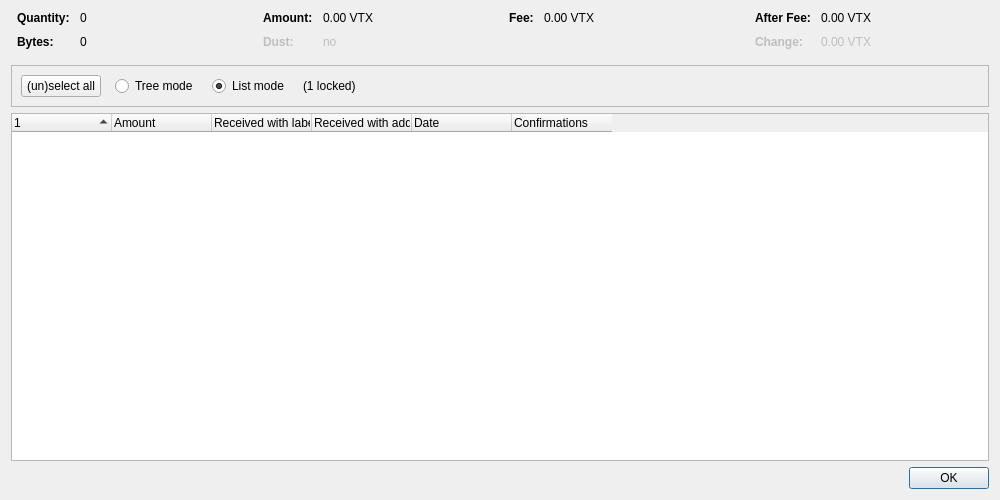
<?xml version="1.0" encoding="UTF-8"?>
<ui version="4.0">
 <class>CoinControlDialog</class>
 <widget class="QDialog" name="CoinControlDialog">
  <property name="geometry">
   <rect>
    <x>0</x>
    <y>0</y>
    <width>1000</width>
    <height>500</height>
   </rect>
  </property>
  <property name="windowTitle">
   <string>Coin Selection</string>
  </property>
  <layout class="QVBoxLayout" name="verticalLayout">
   <item>
    <layout class="QHBoxLayout" name="horizontalLayoutTop" stretch="0,0,0,0">
     <property name="topMargin">
      <number>0</number>
     </property>
     <property name="bottomMargin">
      <number>10</number>
     </property>
     <item>
      <layout class="QFormLayout" name="formLayoutCoinControl1">
       <property name="horizontalSpacing">
        <number>10</number>
       </property>
       <property name="verticalSpacing">
        <number>10</number>
       </property>
       <property name="leftMargin">
        <number>6</number>
       </property>
       <property name="rightMargin">
        <number>6</number>
       </property>
       <item row="0" column="0">
        <widget class="QLabel" name="labelCoinControlQuantityText">
         <property name="font">
          <font>
           <weight>75</weight>
           <bold>true</bold>
          </font>
         </property>
         <property name="text">
          <string>Quantity:</string>
         </property>
        </widget>
       </item>
       <item row="0" column="1">
        <widget class="QLabel" name="labelCoinControlQuantity">
         <property name="cursor">
          <cursorShape>IBeamCursor</cursorShape>
         </property>
         <property name="contextMenuPolicy">
          <enum>Qt::ActionsContextMenu</enum>
         </property>
         <property name="text">
          <string notr="true">0</string>
         </property>
         <property name="textInteractionFlags">
          <set>Qt::LinksAccessibleByMouse|Qt::TextSelectableByKeyboard|Qt::TextSelectableByMouse</set>
         </property>
        </widget>
       </item>
       <item row="1" column="0">
        <widget class="QLabel" name="labelCoinControlBytesText">
         <property name="font">
          <font>
           <weight>75</weight>
           <bold>true</bold>
          </font>
         </property>
         <property name="text">
          <string>Bytes:</string>
         </property>
        </widget>
       </item>
       <item row="1" column="1">
        <widget class="QLabel" name="labelCoinControlBytes">
         <property name="cursor">
          <cursorShape>IBeamCursor</cursorShape>
         </property>
         <property name="contextMenuPolicy">
          <enum>Qt::ActionsContextMenu</enum>
         </property>
         <property name="text">
          <string notr="true">0</string>
         </property>
         <property name="textInteractionFlags">
          <set>Qt::LinksAccessibleByMouse|Qt::TextSelectableByKeyboard|Qt::TextSelectableByMouse</set>
         </property>
        </widget>
       </item>
      </layout>
     </item>
     <item>
      <layout class="QFormLayout" name="formLayoutCoinControl2">
       <property name="horizontalSpacing">
        <number>10</number>
       </property>
       <property name="verticalSpacing">
        <number>10</number>
       </property>
       <property name="leftMargin">
        <number>6</number>
       </property>
       <property name="rightMargin">
        <number>6</number>
       </property>
       <item row="0" column="0">
        <widget class="QLabel" name="labelCoinControlAmountText">
         <property name="font">
          <font>
           <weight>75</weight>
           <bold>true</bold>
          </font>
         </property>
         <property name="text">
          <string>Amount:</string>
         </property>
        </widget>
       </item>
       <item row="0" column="1">
        <widget class="QLabel" name="labelCoinControlAmount">
         <property name="cursor">
          <cursorShape>IBeamCursor</cursorShape>
         </property>
         <property name="contextMenuPolicy">
          <enum>Qt::ActionsContextMenu</enum>
         </property>
         <property name="text">
          <string notr="true">0.00 VTX</string>
         </property>
         <property name="textInteractionFlags">
          <set>Qt::LinksAccessibleByMouse|Qt::TextSelectableByKeyboard|Qt::TextSelectableByMouse</set>
         </property>
        </widget>
       </item>
       <item row="1" column="0">
        <widget class="QLabel" name="labelCoinControlLowOutputText">
         <property name="enabled">
          <bool>false</bool>
         </property>
         <property name="font">
          <font>
           <weight>75</weight>
           <bold>true</bold>
          </font>
         </property>
         <property name="text">
          <string>Dust:</string>
         </property>
        </widget>
       </item>
       <item row="1" column="1">
        <widget class="QLabel" name="labelCoinControlLowOutput">
         <property name="enabled">
          <bool>false</bool>
         </property>
         <property name="cursor">
          <cursorShape>IBeamCursor</cursorShape>
         </property>
         <property name="contextMenuPolicy">
          <enum>Qt::ActionsContextMenu</enum>
         </property>
         <property name="text">
          <string notr="true">no</string>
         </property>
         <property name="textInteractionFlags">
          <set>Qt::LinksAccessibleByMouse|Qt::TextSelectableByKeyboard|Qt::TextSelectableByMouse</set>
         </property>
        </widget>
       </item>
      </layout>
     </item>
     <item>
      <layout class="QFormLayout" name="formLayoutCoinControl3">
       <property name="horizontalSpacing">
        <number>10</number>
       </property>
       <property name="verticalSpacing">
        <number>10</number>
       </property>
       <property name="leftMargin">
        <number>6</number>
       </property>
       <property name="rightMargin">
        <number>6</number>
       </property>
       <item row="0" column="0">
        <widget class="QLabel" name="labelCoinControlFeeText">
         <property name="font">
          <font>
           <weight>75</weight>
           <bold>true</bold>
          </font>
         </property>
         <property name="text">
          <string>Fee:</string>
         </property>
        </widget>
       </item>
       <item row="0" column="1">
        <widget class="QLabel" name="labelCoinControlFee">
         <property name="cursor">
          <cursorShape>IBeamCursor</cursorShape>
         </property>
         <property name="contextMenuPolicy">
          <enum>Qt::ActionsContextMenu</enum>
         </property>
         <property name="text">
          <string notr="true">0.00 VTX</string>
         </property>
         <property name="textInteractionFlags">
          <set>Qt::LinksAccessibleByMouse|Qt::TextSelectableByKeyboard|Qt::TextSelectableByMouse</set>
         </property>
        </widget>
       </item>
      </layout>
     </item>
     <item>
      <layout class="QFormLayout" name="formLayoutCoinControl4">
       <property name="horizontalSpacing">
        <number>10</number>
       </property>
       <property name="verticalSpacing">
        <number>10</number>
       </property>
       <property name="leftMargin">
        <number>6</number>
       </property>
       <property name="rightMargin">
        <number>6</number>
       </property>
       <item row="0" column="0">
        <widget class="QLabel" name="labelCoinControlAfterFeeText">
         <property name="font">
          <font>
           <weight>75</weight>
           <bold>true</bold>
          </font>
         </property>
         <property name="text">
          <string>After Fee:</string>
         </property>
        </widget>
       </item>
       <item row="0" column="1">
        <widget class="QLabel" name="labelCoinControlAfterFee">
         <property name="cursor">
          <cursorShape>IBeamCursor</cursorShape>
         </property>
         <property name="contextMenuPolicy">
          <enum>Qt::ActionsContextMenu</enum>
         </property>
         <property name="text">
          <string notr="true">0.00 VTX</string>
         </property>
         <property name="textInteractionFlags">
          <set>Qt::LinksAccessibleByMouse|Qt::TextSelectableByKeyboard|Qt::TextSelectableByMouse</set>
         </property>
        </widget>
       </item>
       <item row="1" column="0">
        <widget class="QLabel" name="labelCoinControlChangeText">
         <property name="enabled">
          <bool>false</bool>
         </property>
         <property name="font">
          <font>
           <weight>75</weight>
           <bold>true</bold>
          </font>
         </property>
         <property name="text">
          <string>Change:</string>
         </property>
        </widget>
       </item>
       <item row="1" column="1">
        <widget class="QLabel" name="labelCoinControlChange">
         <property name="enabled">
          <bool>false</bool>
         </property>
         <property name="cursor">
          <cursorShape>IBeamCursor</cursorShape>
         </property>
         <property name="contextMenuPolicy">
          <enum>Qt::ActionsContextMenu</enum>
         </property>
         <property name="text">
          <string notr="true">0.00 VTX</string>
         </property>
         <property name="textInteractionFlags">
          <set>Qt::LinksAccessibleByMouse|Qt::TextSelectableByKeyboard|Qt::TextSelectableByMouse</set>
         </property>
        </widget>
       </item>
      </layout>
     </item>
    </layout>
   </item>
   <item>
    <widget class="QFrame" name="frame">
     <property name="minimumSize">
      <size>
       <width>0</width>
       <height>40</height>
      </size>
     </property>
     <property name="frameShape">
      <enum>QFrame::StyledPanel</enum>
     </property>
     <property name="frameShadow">
      <enum>QFrame::Sunken</enum>
     </property>
     <layout class="QHBoxLayout" name="horizontalLayout">
      <item>
       <layout class="QHBoxLayout" name="horizontalLayoutPanel" stretch="0,0,0,0,0">
        <property name="spacing">
         <number>14</number>
        </property>
        <item>
         <widget class="QPushButton" name="pushButtonSelectAll">
          <property name="sizePolicy">
           <sizepolicy hsizetype="Maximum" vsizetype="Fixed">
            <horstretch>0</horstretch>
            <verstretch>0</verstretch>
           </sizepolicy>
          </property>
          <property name="text">
           <string>(un)select all</string>
          </property>
          <property name="autoDefault">
           <bool>false</bool>
          </property>
         </widget>
        </item>
        <item>
         <widget class="QRadioButton" name="radioTreeMode">
          <property name="sizePolicy">
           <sizepolicy hsizetype="Maximum" vsizetype="Fixed">
            <horstretch>0</horstretch>
            <verstretch>0</verstretch>
           </sizepolicy>
          </property>
          <property name="text">
           <string>Tree mode</string>
          </property>
         </widget>
        </item>
        <item>
         <widget class="QRadioButton" name="radioListMode">
          <property name="sizePolicy">
           <sizepolicy hsizetype="Maximum" vsizetype="Fixed">
            <horstretch>0</horstretch>
            <verstretch>0</verstretch>
           </sizepolicy>
          </property>
          <property name="text">
           <string>List mode</string>
          </property>
          <property name="checked">
           <bool>true</bool>
          </property>
         </widget>
        </item>
        <item>
         <widget class="QLabel" name="labelLocked">
          <property name="text">
           <string notr="true">(1 locked)</string>
          </property>
         </widget>
        </item>
        <item>
         <spacer name="horizontalSpacer">
          <property name="orientation">
           <enum>Qt::Horizontal</enum>
          </property>
          <property name="sizeHint" stdset="0">
           <size>
            <width>40</width>
            <height>20</height>
           </size>
          </property>
         </spacer>
        </item>
       </layout>
      </item>
     </layout>
    </widget>
   </item>
   <item>
    <widget class="CoinControlTreeWidget" name="treeWidget">
     <property name="contextMenuPolicy">
      <enum>Qt::CustomContextMenu</enum>
     </property>
     <property name="sortingEnabled">
      <bool>false</bool>
     </property>
     <property name="columnCount">
      <number>6</number>
     </property>
     <attribute name="headerShowSortIndicator" stdset="0">
      <bool>true</bool>
     </attribute>
     <attribute name="headerStretchLastSection">
      <bool>false</bool>
     </attribute>
     <column>
      <property name="text">
       <string/>
      </property>
     </column>
     <column>
      <property name="text">
       <string>Amount</string>
      </property>
     </column>
     <column>
      <property name="text">
       <string>Received with label</string>
      </property>
     </column>
     <column>
      <property name="text">
       <string>Received with address</string>
      </property>
     </column>
     <column>
      <property name="text">
       <string>Date</string>
      </property>
     </column>
     <column>
      <property name="text">
       <string>Confirmations</string>
      </property>
      <property name="toolTip">
       <string>Confirmed</string>
      </property>
     </column>
     <column>
      <property name="text">
       <string/>
      </property>
     </column>
     <column>
      <property name="text">
       <string/>
      </property>
     </column>
     <column>
      <property name="text">
       <string/>
      </property>
     </column>
     <column>
      <property name="text">
       <string/>
      </property>
     </column>
    </widget>
   </item>
   <item>
    <widget class="QDialogButtonBox" name="buttonBox">
     <property name="orientation">
      <enum>Qt::Horizontal</enum>
     </property>
     <property name="standardButtons">
      <set>QDialogButtonBox::Ok</set>
     </property>
    </widget>
   </item>
  </layout>
 </widget>
 <customwidgets>
  <customwidget>
   <class>CoinControlTreeWidget</class>
   <extends>QTreeWidget</extends>
   <header>qt/coincontroltreewidget.h</header>
  </customwidget>
 </customwidgets>
 <resources/>
 <connections/>
</ui>
